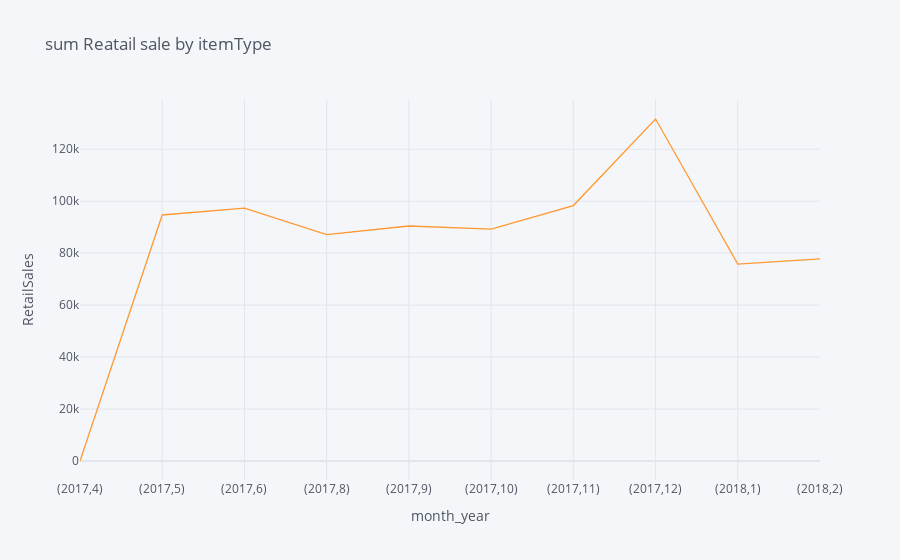

Write notebook code for a chart like this one.
### Code cell
avg_retail_sale_by_month.iplot(kind='line',  
                       xTitle='month_year', 
                       yTitle='RetailSales', 
                       title='sum Reatail sale by itemType',
                       subplots=False)

### Figure 1 — Plotly figure (JSON) as saved in the notebook; plotly's stock layout.template omitted (floating-point values rounded to 4 significant figures)
{"data": [{"line": {"color": "rgba(255, 153, 51, 1.0)", "dash": "solid", "shape": "linear", "width": 1.3}, "mode": "lines", "name": "RetailSales", "text": "", "type": "scatter", "x": ["(2017,4)", "(2017,5)", "(2017,6)", "(2017,8)", "(2017,9)", "(2017,10)", "(2017,11)", "(2017,12)", "(2018,1)", "(2018,2)"], "y": [0, 94690.0, 97360.0, 87110.0, 90450.0, 89240.0, 98320.0, 131600.0, 75790.0, 77800.0]}], "layout": {"legend": {"bgcolor": "#F5F6F9", "font": {"color": "#4D5663"}}, "paper_bgcolor": "#F5F6F9", "plot_bgcolor": "#F5F6F9", "title": {"font": {"color": "#4D5663"}, "text": "sum Reatail sale by itemType"}, "xaxis": {"gridcolor": "#E1E5ED", "showgrid": true, "tickfont": {"color": "#4D5663"}, "title": {"font": {"color": "#4D5663"}, "text": "month_year"}, "zerolinecolor": "#E1E5ED"}, "yaxis": {"gridcolor": "#E1E5ED", "showgrid": true, "tickfont": {"color": "#4D5663"}, "title": {"font": {"color": "#4D5663"}, "text": "RetailSales"}, "zerolinecolor": "#E1E5ED"}}}
